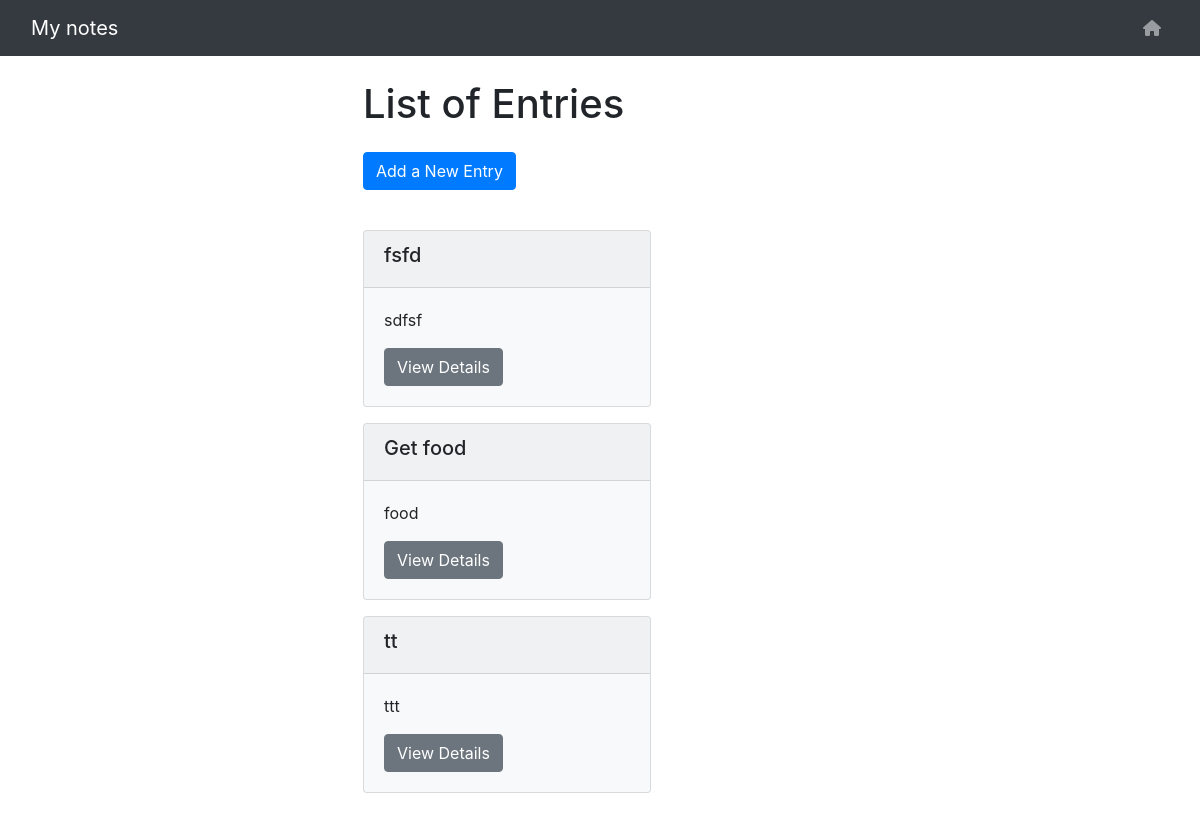
The app's page /, older data.
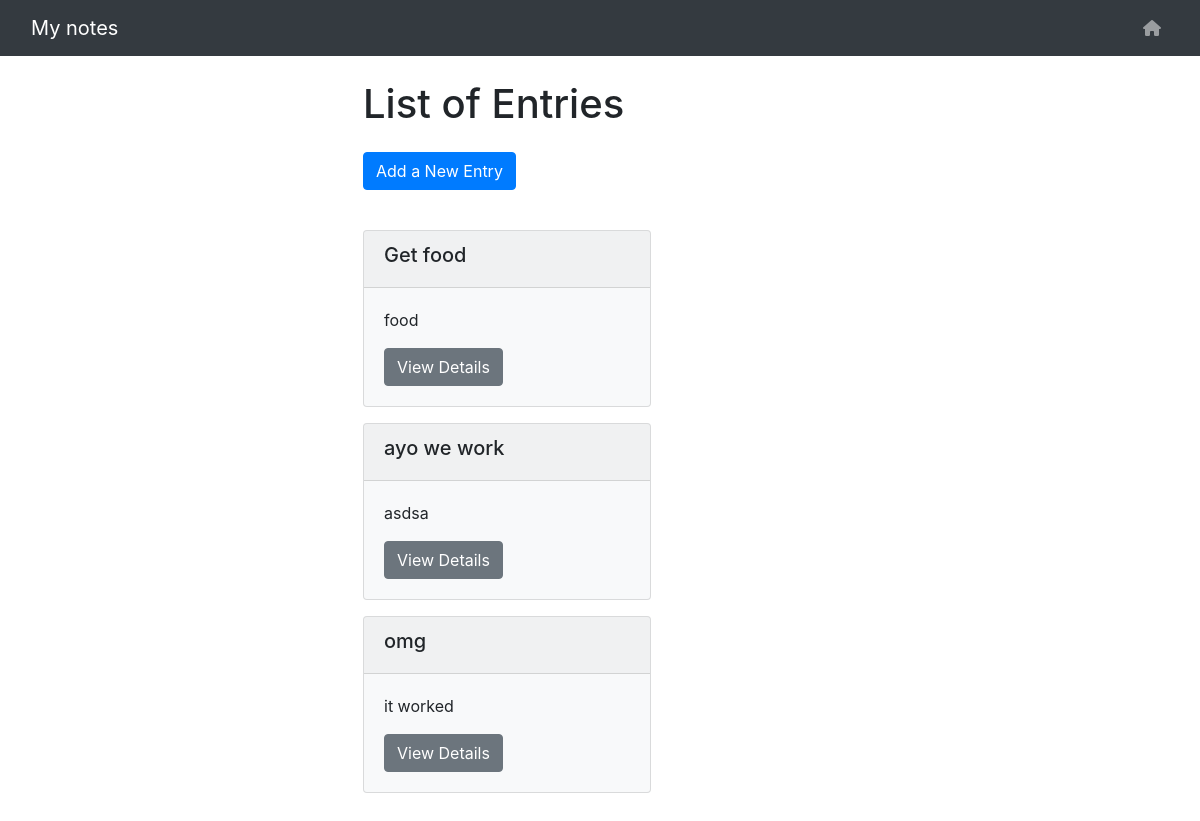
The same page, newer data.
### notes/models.py (models this page shows, shortened)
class Note(models.Model):
    title= models.CharField(max_length=64)
    category = models.CharField(max_length=64, null=True, blank=True)
    description = models.TextField(default='')
    createdAt = models.DateTimeField(auto_now_add=True)

### notes/views.py (the view)
# urls.py: path('', NoteListView.as_view(), name="note_list"),
class NoteListView(ListView):
    template_name = 'note-list.html'
    model = Note
    context_object_name = 'note_list'

### templates/note-list.html
{% extends 'base.html' %}
{% block content %}
<div class="col-lg-6 offset-lg-3">
  <div class="my-4 mx-5">
    <h1>List of Entries</h1>
    <a class="btn btn-primary my-3" href="{% url 'note_create' %}">Add a New Entry</a>
  </div>
  <ul>
    {% for note in note_list %}
    <div class="card bg-light mb-3 mx-2" style="width: 18rem; display:inline-block">
      <div class="card-header">
        <h5>{{ note.title }}</h5>
      </div>
      <div class="card-body">
        <p class="card-text">{{ note.category }}</p>
        <a href="{% url 'note_detail' note.pk %}" class="btn btn-secondary">View Details</a>
      </div>
    </div>
    {% endfor %}
  </ul>
</div>
{% endblock content %}

### templates/base.html (shortened to what this page needs)
{% load static %}
<!DOCTYPE html>
<html lang="en">
<head>
  <link rel="stylesheet" href="https://cdn.jsdelivr.net/npm/bootstrap@4.5.3/dist/css/bootstrap.min.css"
>
  <link rel="stylesheet" href="https://cdnjs.cloudflare.com/ajax/libs/font-awesome/6.0.0-beta2/css/all.min.css"
 />
</head>
<header>
  <nav class="navbar navbar-expand-lg navbar-dark bg-dark">
    <div class="container-fluid">
      <a class="navbar-brand" href="{% url 'note_list' %}">My notes</a>
      <ul class="navbar-nav me-auto mb-2 mb-lg-0">
        <li class="nav-item">
          <a class="nav-link" aria-current="page" href="{% url 'note_list' %}" data-toggle="tooltip"
            data-placement="bottom" title="home"><i class="fas fa-home"></i></a>
        </li>
      </ul>
    </div>
  </nav>
</header>
<body>
  {% block content %}
  {% endblock content %}
</body>
</html>

Row changes from the older to the newer data that the page shows:
removed Note: title "fsfd", category "sdfsf"
removed Note: title "tt", category "ttt"
added Note: title "ayo we work", category "asdsa"
added Note: title "omg", category "it worked"
